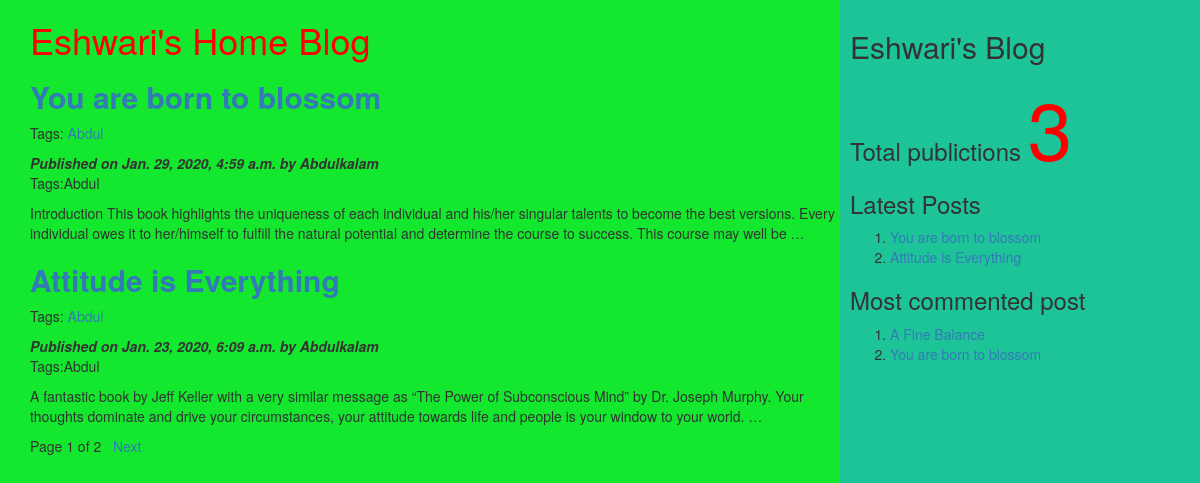
The page / on the database its author committed.
### myApp/models.py (models this page shows, shortened)
class Post(models.Model):
          tags=TaggableManager()
          STATUS_CHOICES=(('draft','Draft'),('published','Published'))
          title=models.CharField(max_length=256)
          slug=models.SlugField(max_length=264,unique_for_date='publish')
          author=models.ForeignKey(User,related_name='blog_posts',on_delete= models.CASCADE)
          body=models.TextField()
          publish=models.DateTimeField(default=timezone.now)
          created=models.DateTimeField(auto_now_add=True)
          updated=models.DateTimeField(auto_now=True)
          status= models.CharField(max_length=10,choices=STATUS_CHOICES,default='draft')
          objects=CustomManager()
          class Meta:
                ordering=('-publish',)
          def get_absolute_url(self):
                return reverse('post_detail',args=[self.publish.year,self.publish.strftime('%m'),self.publish.strftime('%d'),self.slug])

### myApp/views.py (the view)
# urls.py: url(r'^$',views.post_list_view),
def post_list_view(request,tag_slug=None):
    post_list=Post.objects.all()
    tag=None
    if tag_slug:
        tag=get_object_or_404(Tag,slug=tag_slug)#provided slug
        post_list=post_list.filter(tags__in=[tag])
    paginator=Paginator(post_list,2) #step1
    page_number=request.GET.get('page') #step2
    try:
       post_list=paginator.page(page_number) #step2
    except PageNotAnInteger:
       post_list=paginator.page(1) #step 3
    except EmptyPage:
      post_list=paginator.page(paginator.num_pages) #step 4
    d={'post_list':post_list,'tag':tag}
    return render(request,'myApp/post_list.html',d)

### myApp/models.py (called while the page is built)
    def get_queryset(self):
        return super().get_queryset().filter(status='published')

### myApp/templatetags/mytags.py (called while the page is built)
@register.simple_tag
def total_posts():
    return Post.objects.count()

@register.inclusion_tag('myApp/latest_post.html')
def show_latest_posts(count=3):
    latest_posts=Post.objects.order_by('-publish')[:count]
    return {'latest_posts':latest_posts}

@register.simple_tag
def get_most_commented_posts(count=2):
    return Post.objects.annotate(total_comments=Count('comments')).order_by('-total_comments')[:count]

### templates/myApp/post_list.html (shortened to what this page needs)
<html>
    {%extends 'myApp/parent.html'%}
        {%block content_block%}
        <h1 style="color:red">Eshwari's Home Blog</h1>
        {%for post in post_list%}
        <a href="{{post.get_absolute_url}}"><h2><b>{{post.title}}</b></h2></a>
         <p>Tags:
              {%for t in post.tags.all%}
              <a href="{%url "post_list_by_tag_name" t.slug%}">{{t.name}}</a>
               {%endfor%}
          </p>
        <i><b>Published on {{post.publish}} by {{post.author|title}}</b></i>
        <p>Tags:{{post.tags.all|join:','}}</p>
        {{post.body|truncatewords:40|linebreaks}}
        {%endfor%}
        {%include 'myApp/pagination.html' with page=post_list%}
        {%endblock%}

### templates/myApp/parent.html (shortened to what this page needs)
<html>
{%load mytags%}
    <head>
        <link rel="stylesheet" href="https://maxcdn.bootstrapcdn.com/bootstrap/3.3.7/css/bootstrap.min.css">
    </head>
    <body>
        <div class="content" style="width:70%;float:left;background-color:#13e82f;height:300%;padding:0 0 0 30px">
              {%block content_block%}
              {%endblock%}
        </div>
        <div class="sidebar" style="width:30%;float:right;background-color:#1dc498;height:300%;padding:10px">
            <h2>Eshwari's Blog</h2>
            <h3>Total publictions
              <span style="color:red;font-size:80px">
              {%total_posts%}</span>
              <h3>Latest Posts</h3>
              {% show_latest_posts 2 %}
              <h3>Most commented post</h3>
              {%get_most_commented_posts as m%}
              <ol>
                {%for post in m%}
                <li><a href="{{post.get_absolute_url}}">{{post.title}}</a></li>
                {%endfor%}
              </ol>
            </h3>
        </div>
    </body>
</html>

### templates/myApp/pagination.html (shortened to what this page needs)
<!DOCTYPE html>
<html lang="en" dir="ltr">
  <body>
     <div class="paginator">
      <span>Page {{page.number}} of {{page.paginator.num_pages}}</span>&nbsp&nbsp
      {%if page.has_next%}
      <a href="?page={{page.next_page_number}}">Next</a> &nbsp  &nbsp
      {%endif%}
     </div>
  </body>
</html>

### templates/myApp/latest_post.html
<!DOCTYPE html>
<html lang="en" dir="ltr">
  <body>
    <ol>
    {%for post in latest_posts%}
    <li><a href="{{post.get_absolute_url}}">{{post.title}}</a></li>
    {%endfor%}
    </ol>
  </body>
</html>

### rows shown on the page
Post: title "You are born to blossom", publish "Jan. 29, 2020, 4:59 a.m.", author "Abdulkalam", tags.all "Abdul", body "Introduction This book highlights the uniqueness of each individual and his/her singular talents to become the best versions. Every individual owes it to her/himself to fulfill the natural potential and determine the course to success. This course may well be …"
Tag: name "Abdul"
Post: title "Attitude is Everything", publish "Jan. 23, 2020, 6:09 a.m.", author "Abdulkalam", tags.all "Abdul", body "A fantastic book by Jeff Keller with a very similar message as “The Power of Subconscious Mind” by Dr. Joseph Murphy. Your thoughts dominate and drive your circumstances, your attitude towards life and people is your window to your world. …"
Post: title "A Fine Balance"

### other values the page prints
{{ page.number }} "1"
{{ page.paginator.num_pages }} "2"
